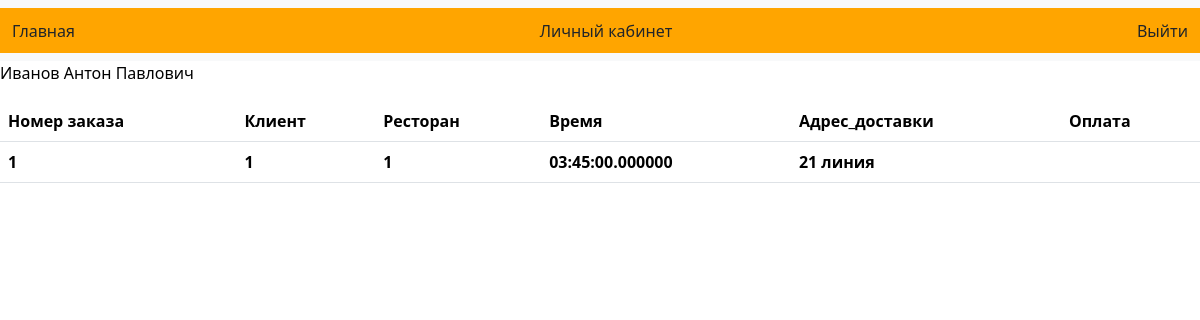
The page /eda/person.php (signed in) on the database its author committed.
### tables this page shows
CREATE TABLE `users` (
  `id_user` int(11) NOT NULL,
  `fio` varchar(30) NOT NULL,
  `login` varchar(15) NOT NULL,
  `password` varchar(20) NOT NULL,
  `phone` varchar(30) NOT NULL
);

CREATE TABLE `zacaz` (
  `id_zacaz` int(11) NOT NULL,
  `id_user` int(11) NOT NULL,
  `id_restoran` int(11) NOT NULL,
  `time` time(6) NOT NULL,
  `adres_dostavki` varchar(20) NOT NULL,
  `oplata` varchar(23) NOT NULL
);

### eda/person.php (the view, shortened to what this page needs)
 <?php
 include 'temp/head.php';
 include 'temp/database.php';
 include 'temp/navklient.php';
?>
<tbody>
<table class="table">
<tr>
 <th>Номер заказа</th>
   <th>Клиент</th>
   <th>Ресторан</th>
   <th>Время</th>
   <th>Адрес_доставки</th>
   <th>Оплата</th>
</tr>
<?php
$sql="SELECT * from zacaz where id_user='{$_SESSION['id_user']}'";
$result=$mysqli->query($sql);
if(!empty($result)){
  foreach($result as $row){
    echo '<tr><th>'.$row['id_zacaz'].'</th>
    <th>'.$row['id_user'].'</th>
    <th>'.$row['id_restoran'].'</th>
    <th>'.$row['time'].'</th>
    <th>'.$row['adres_dostavki'].'</th>
    <th>'.$row['oplata'].'</th></tr>';
  }
}
?>
</table>
</tbody>

### eda/temp/navklient.php (shortened to what this page needs)
 <header>
 <nav class="navbar navbar-expand-lg bg-body-tertiary">
  <div class="container-fluid" style="background-color:orange; height:45px;">
          <a class="nav-link active" aria-current="page" href="index.php">Главная</a>
          <a class="nav-link active" aria-current="page" href="person.php">Личный кабинет</a>
          <a class="nav-link active" aria-current="page" href="logout.php">Выйти</a>
</nav>
<?php
$id_user=$_SESSION['id_user'];
$sql="SELECT * from  users where id_user='$id_user'";
$result=$mysqli->query($sql);
foreach($result as $row){
    echo "<p style='color:black;'>".$row['fio']."</p>";
}
?>
</header>

### rows shown on the page
users: fio "Иванов Антон Павлович"
zacaz: id_zacaz "1", id_user "1", id_restoran "1", time "03:45:00.000000", adres_dostavki "21 линия"
